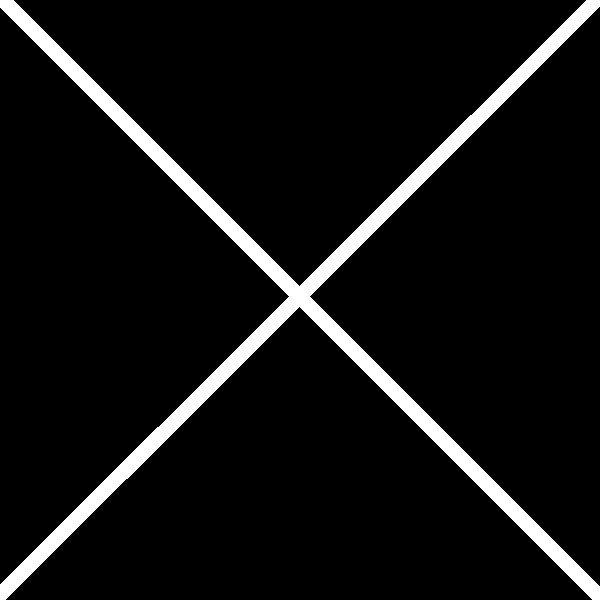
#> input picture images/Cross.jpg, 600 x 600 px
$ jupyter execute '[CS211A] Assignment 2.ipynb'
#> lines starting #> are read from the running program, lines starting #| are printed output that depends on the picture
# [CS211A] Homework 2 by Aaron Beomjun Bae, Sakshi Agarwal
Student Number : 49967111, 57642896<br>
Student ID : beomjuna, sakshia1<br>
Due Date : 11:59pm Friday November 1st

In this homework assignment, we will try to answer the following parts in order:
1. Discrete Fourier Transform
2. Notch Filter
3. Analyzing DFT

## Part 1: Discrete Fourier Transform
### a) we follow the given steps to perform Discrete Fourier Transform on an image.
Step 1: Create a 512×512 pixel image.
<br><br>
Step 2: Assume that X and Y are the coordinates of pixels in the above image. Calculate the
value of each pixel using the following equation:
$$I(x,y)=\sin(0.2x)+\sin(0.3x)+\cos(0.4x)+\sin\Big(0.15\sqrt{x^2+y^2}\Big)+\sin\Big(0.35\sqrt{x^2+y^2}\Big)$$
Show your image in the pdf file.

[cell 1]
import matplotlib.pyplot as plt
import math
import numpy as np
import cv2
from scipy import signal

def generateEquationImage(x_pixels, y_pixels):
#> called with x_pixels = 512, y_pixels = 512
    newImage = np.zeros((x_pixels, y_pixels));
    # iterate row by column
    for i in range(len(newImage)):
        for j in range(len(newImage[i])):
            newImage[i,j] = math.sin(0.2*i) + math.sin(0.3*i) + math.cos(0.4*i);
            newImage[i,j] += math.sin(0.15*math.sqrt(i**2+j**2));
            newImage[i,j] += math.sin(0.35*math.sqrt(i**2+j**2));
    return newImage

# specify size
generated_image = generateEquationImage(512, 512);
plt.imshow(generated_image, cmap='gray');

Step3: Compute the Discrete Fourier Transform of this image. And show the magnitude and
phase of DFT for this image. You can use Matlab functions to calculate the DFT. You should
rearrange the final result to show the zero frequency in the center of the image. For this
purpose you can use “fftshift” function in Matlab.

[cell 2]
def displayImage(subplot_number, image, title):
    plt.subplot(subplot_number)
    plt.imshow(image, cmap = 'gray')
    plt.title(title)
    plt.xticks([])
    plt.yticks([])

def plot_dft(image, scale_factor=1, dont_show_plot=False):
    # Only when input is an image
#> called with scale_factor = 1, dont_show_plot = False
    image = np.float32(image)

    # DFT and Shift to center
    dft = cv2.dft(image, flags = cv2.DFT_COMPLEX_OUTPUT) # note (.,.,2) shape due to complex
    dft_shifted = np.fft.fftshift(dft)
    dft_real = dft_shifted[:,:,0]
    dft_imaginary = dft_shifted[:,:,1]

    # Log-Scale to Visualize better
    magnitude_spectrum = np.log(cv2.magnitude(dft_real, dft_imaginary))
    phase = np.log(cv2.phase(dft_real, dft_imaginary))

    # Visualize
    if not dont_show_plot:
        plt.figure(figsize=(13*scale_factor, 13*scale_factor))
        displayImage(131, image, "Input Image")
        displayImage(132, magnitude_spectrum, "Magnitude Spectrum")
        displayImage(133, phase, "Phase Spectrum")
        plt.show()

    # for step 4
    return dft_shifted

generated_dft = plot_dft(generated_image)

Step4: Multiply the magnitude of DFT with 2 and calculate the inverse Discrete Fourier Transform of it and show the result and explain the difference between the first image that you created in step 2 with this image.

[cell 3]
generated_dft = 2*generated_dft

def plot_idft(original_image, dft_shifted, scale_factor=1):
    # Shift to corner and IDFT
    dft_ishifted = np.fft.ifftshift(dft_shifted)
    idft = cv2.idft(dft_ishifted)
    idft_real = idft[:,:,0]
    idft_imaginary = idft[:,:,1]
    image_reconstructed = cv2.magnitude(idft_real, idft_imaginary)

    # Visualize
    plt.figure(figsize=(9*scale_factor, 9*scale_factor))
    displayImage(121, original_image, "Original Image")
    displayImage(122, image_reconstructed, "Image after IDFT")

plot_idft(generated_image, generated_dft)

**A:** The phase of the two images remains the same and so the 'pattern' of the two images look similar. However, since we multiplied the dft with a scale factor of 2, both the real and imaginary part of the image in the time domain is also muliplied by 2. This property is homogeneity which means that a change in amplitude in one domain produces an identical change in amplitude in the other domain. The multiplication is essentially in the magnitudes of the frequencies of the sinusoids and hence, results in an equal multiplication in the spatial domain.

### b) Show the Discrete Fourier Transform of the following image and explain the pattern in the result in your pdf file.

[cell 4]
cross = cv2.imread('images/Cross.jpg',cv2.IMREAD_GRAYSCALE)
#> cross is the input picture: shape (600, 600); min 0, max 255, mean 17.4
dft_shifted = plot_dft(cross)
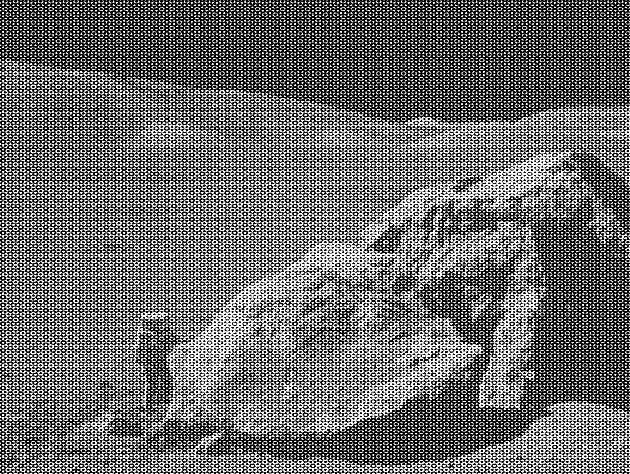
#> input picture images/moonlanding.png, 630 x 474 px
#> in plotNotchFilter, image is the input picture: shape (474, 630); min 0, max 255, mean 108.1
#> call 3 of plot_dft, with scale_factor = 1.2, dont_show_plot = True
#> in plot_dft (call 3), `phase = np.log(cv2.phase(dft_real, dft_imaginary))`:
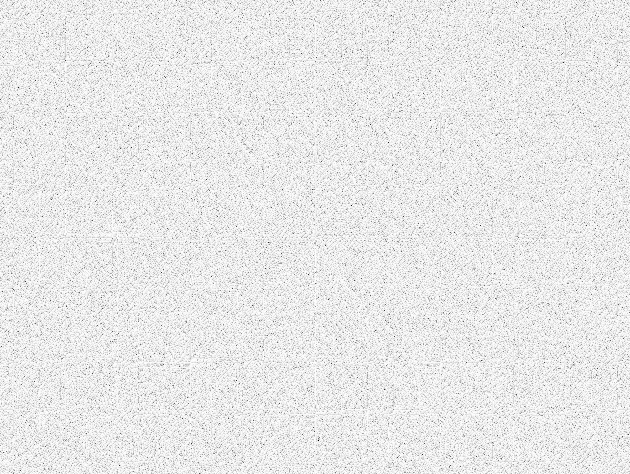
#> phase: shape (474, 630) float32; min -9.73, max 1.84, mean 0.839; drawn with min black and max white

**A:** The magnitude spectrum shows two diagonals intersecting at the centre of the plot. These lines are perpendicular to the two edges  in the original image. A strong line across an image will produce a perpendicular line in its FFT. Hence, we see two diagonal lines in the FFT. Every pixel of the Fourier image is a spatial frequency value, the magnitude of that value is encoded by the brightness of the pixel. We see that one of the diagonals in the FFT is brighter than the other, which means the magnitudes corresponding to those frequencies have a higher value. The phase plot shows the phase of the corresponding frequencies of the sinusoids in the image. We can see here that the brightness of the pixels are encoded by the phase of the frequency value and hence, notice a similar 'pattern' of brightness as in the magnitude spectrum denoting the fact that those frequencies have both magnitude as well as a phase component.

## Part 2: Notch Filter
Use the following images from the image gallery and try to develop your own band-stop filter to remove the noise. For this purpose you should calculate the DFT of the image and remove a specific range of frequencies and then calculate the inverse DFT. You need to test different frequency intervals to find the best filter. (the final results might not be perfect but you should clearly see the noise reduce). Show the final result in the PDF file.

[cell 5]
def getCircle(size):
    diameter = size if size % 2 ==1 else size + 1
    radius = diameter / 2
    x,y = np.ogrid[-radius:radius, -radius:radius]
    circle = x*x + y*y <= radius*radius
    return circle

def standard_notch(magnitude, safe_window, threshold_offset, radius):
#> called with safe_window = 50, threshold_offset = 4.3, radius = 15
    threshold = np.mean(magnitude) + threshold_offset
#> threshold = 13.38
    center_x = int(len(magnitude)/2)
#> center_x = 237
    center_y = int(len(magnitude[0])/2)
#> center_y = 315

    # find target points
    target_x, target_y  = np.where(magnitude > threshold)
#> target_x = 85 values from 13 to 461; target_y = 85 values, max 617 at index 13, min 13 at index 8, mean 315
    indices_filter_x = np.logical_and(target_x > center_x-safe_window, target_x < center_x+safe_window) # removing safe_window points
    indices_filter_y = np.logical_and(target_y > center_y-safe_window, target_y < center_y+safe_window) # removing safe_window points
    final_index_filter = np.array(1 - np.logical_and(indices_filter_x, indices_filter_y), dtype=bool) # combining the safe_window filters
    target_x = target_x[final_index_filter] # applying the filter
#> target_x = 62 values from 13 to 461
    target_y = target_y[final_index_filter] # applying the filter
#> target_y = 62 values, max 617 at index 13, min 13 at index 8, mean 315

    #create a mask
    circle = getCircle(radius)
    mask = np.zeros(magnitude.shape)
    mask[target_x, target_y] = 1
    mask = signal.convolve2d(mask, circle, boundary='symm', mode='same')
    mask = 1 - mask
    mask = mask > 0 # when two targets are close, the values are < 0

    # apply the filter
    magnitude = magnitude * mask
    return magnitude

def plotNotchFilter(image_name, safe_window, threshold_offset, radius=15):
    # read image and DFT
    image = cv2.imread(image_name,cv2.IMREAD_GRAYSCALE)
    dft_shifted = plot_dft(image, 1.2, True)

    # create magnitude and phase
    dft_real = dft_shifted[:,:,0]
    dft_imaginary = dft_shifted[:,:,1]
    magnitude_spectrum = np.log(cv2.magnitude(dft_real, dft_imaginary))
    phase = np.log(cv2.phase(dft_real, dft_imaginary))

    # apply notch filter
    modified_magnitude = magnitude_spectrum[:,:]
    modified_magnitude = standard_notch(modified_magnitude, safe_window, threshold_offset, radius)

    # Bring DFT back from magnitude
    modified_dft_real = np.exp(modified_magnitude)*np.cos(np.exp(phase))
    modified_dft_imaginary = np.exp(modified_magnitude)*np.sin(np.exp(phase))
    modified_dft = np.stack((modified_dft_real, modified_dft_imaginary), axis=2)

    # IDFT
    plot_idft(image, modified_dft, 1.5)
    plt.figure();
    plt.imshow(modified_magnitude, cmap="gray")
    plt.title("Modified Magnitude")

plotNotchFilter("images/moonlanding.png", safe_window=50, threshold_offset=4.3, radius=15);
plotNotchFilter("images/psnr2.png", safe_window=13, threshold_offset=3, radius=13);
#> call 2 of plotNotchFilter, with image_name = 'images/psnr2.png', safe_window = 13, threshold_offset = 3, radius = 13
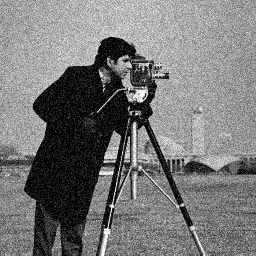
#> input picture images/psnr2.png, 256 x 256 px
#> in plotNotchFilter, image is the input picture: shape (256, 256); min 0, max 255, mean 119.3
#> call 4 of plot_dft, with scale_factor = 1.2, dont_show_plot = True
#> in plot_dft (call 4), `phase = np.log(cv2.phase(dft_real, dft_imaginary))`:
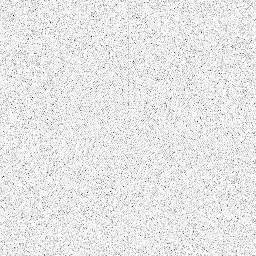
#> phase: shape (256, 256) float32; min -8.53, max 1.84, mean 0.841; drawn with min black and max white
#> call 2 of standard_notch, with safe_window = 13, threshold_offset = 3, radius = 13
#> in standard_notch (call 2), `threshold = np.mean(magnitude) + threshold_offset`: threshold = 11.51
#> in standard_notch (call 2), `center_x = int(len(magnitude)/2)`: center_x = 128
#> in standard_notch (call 2), `target_x, target_y  = np.where(magnitude > threshold)`: target_x = 125 values from 116 to 140; target_y = 125 values, max 141 at index 100, min 115 at index 24, mean 128
#> in standard_notch (call 2), `target_x = target_x[final_index_filter]`: target_x = [125, 131]
#> in standard_notch (call 2), `target_y = target_y[final_index_filter]`: target_y = [115, 141]
#> in standard_notch (call 2), `magnitude = magnitude * mask`:
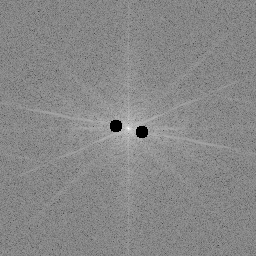
#> magnitude: shape (256, 256) float32; min 0, max 15.87, mean 8.47; drawn with min black and max white
#> call 3 of plot_idft, with dft_shifted = array of shape (256, 256, 2), scale_factor = 1.5
#> in plot_idft (call 3), `idft_imaginary = idft[:,:,1]`:
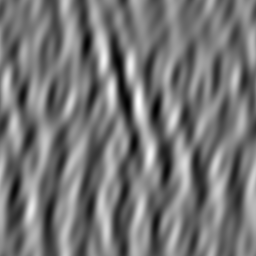
#> idft_imaginary: shape (256, 256) float32; min -737804.5, max 851231.5, mean 0.6; drawn with min black and max white
#> in plot_idft (call 3), `image_reconstructed = cv2.magnitude(idft_real, idft_imaginary)`:
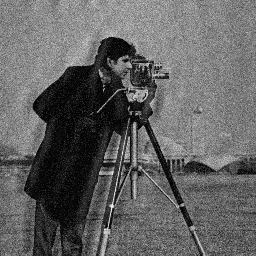
#> image_reconstructed: shape (256, 256) float32; min 10596.7, max 20230376, mean 7869033.5; drawn with min black and max white

## Part 3: Analyzing DFT
Choose a 64x64 image and find the Discrete Fourier Transform for the image. Now Add 64 columns and rows of zeros to the right and bottom side of the original image. Now find the DFT of this new image again. Repeat this process 2 more times each time doubling the image size and padding the pixels on the right and bottom by zeroes. You will therefore have 4 images – first one 64 x 64 with no zero padding and then 128x128, 256x256 and 512 x 512 after padding. Find the DFTs of all these images. Show all your results in the pdf file and explain the relationship between the four DFTs you get. Justify the relationship you discover.

[cell 6]
moonlanding = cv2.imread("images/moonlanding.png",cv2.IMREAD_GRAYSCALE)
moonlanding = cv2.resize(moonlanding, (64,64), interpolation = cv2.INTER_AREA)
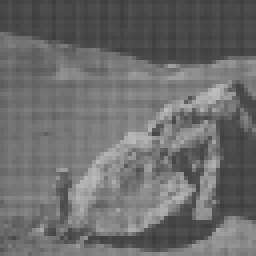
#> moonlanding: shape (64, 64) (shown 4 times larger); min 59, max 189, mean 108.1

for i in np.arange(4):
    dft = plot_dft(moonlanding)
    moonlanding = np.pad(moonlanding, (0, len(moonlanding)), 'constant', constant_values=(0,0))
#> this loop made 4 passes
#> pass 1, in plot_dft (call 5), `magnitude_spectrum = np.log(cv2.magnitude(dft_real, dft_imaginary))`:
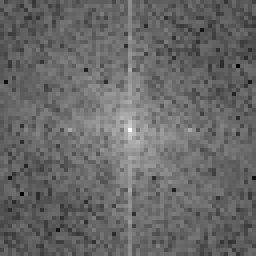
#> magnitude_spectrum: shape (64, 64) float32 (shown 4 times larger); min 1.52, max 13, mean 6.21; drawn with min black and max white
#> pass 2, in plot_dft (call 6), `plt.show()`:
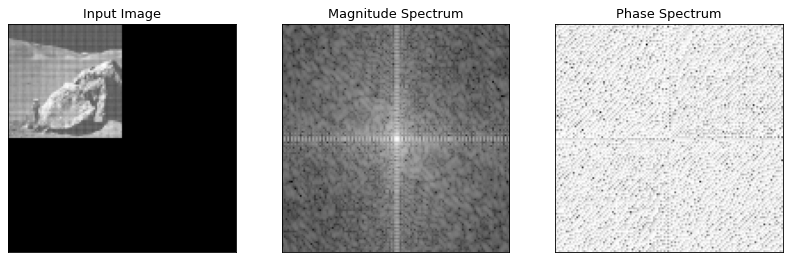
#> figure drawn by matplotlib, 3 panels
